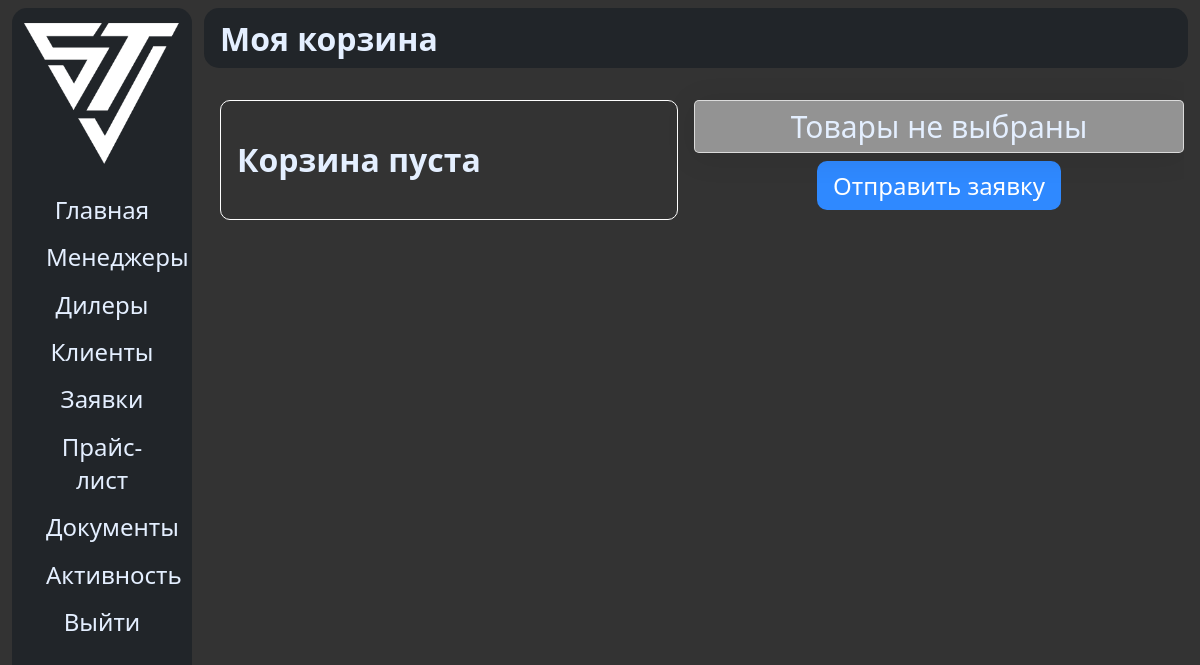
The app's page /my_trash (signed in), older data.
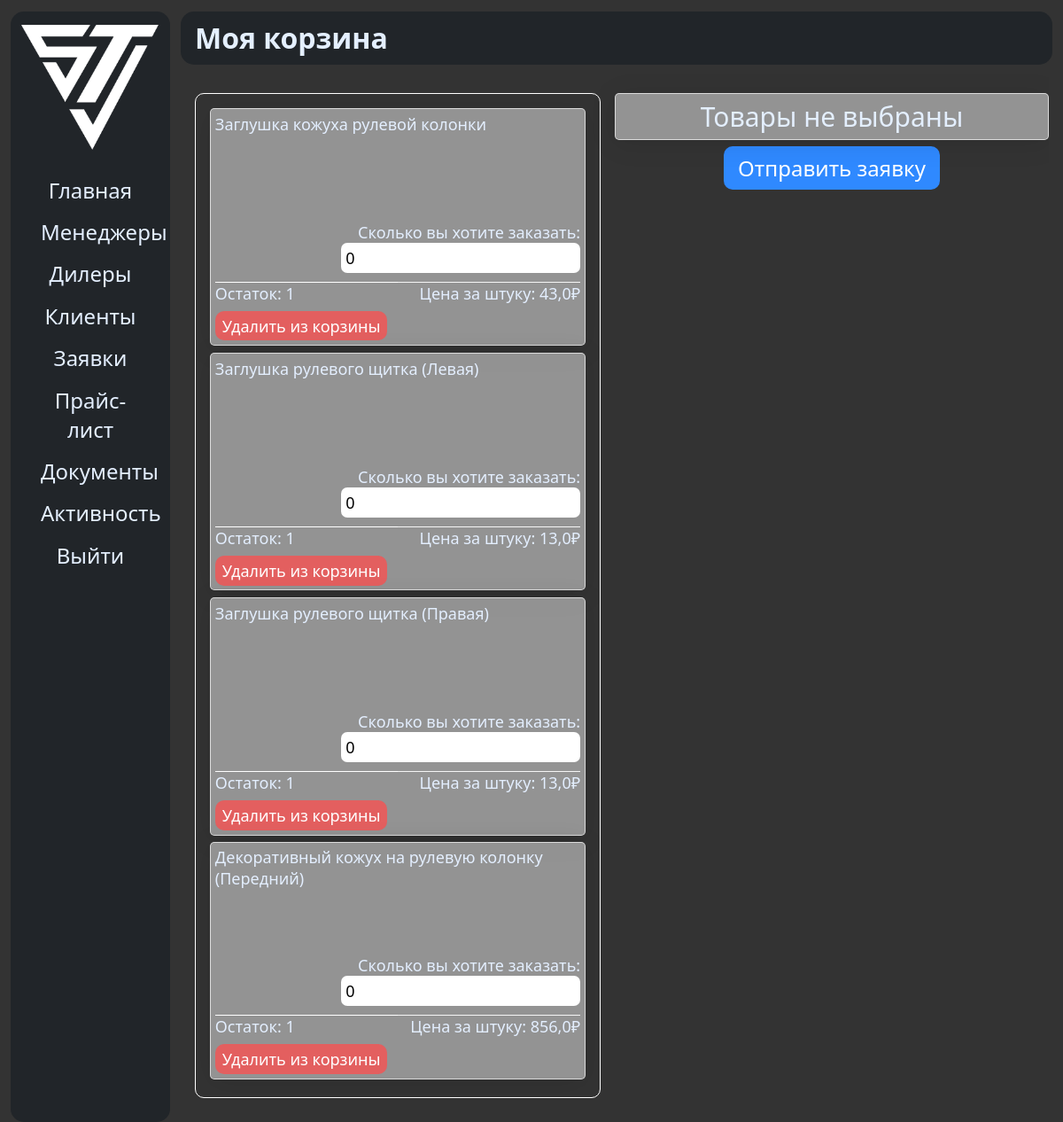
The same page, newer data.
### sinotruk/models.py (models this page shows, shortened)
class ProductOnTrash(models.Model):
	user = models.ForeignKey(CustomUser, on_delete=models.CASCADE, related_name='user_trash')
	product = models.ForeignKey(Product, on_delete=models.CASCADE, related_name='product_trash')

class Product(models.Model):
	serial_number = models.CharField(max_length=100, verbose_name='Номенклатурв')
	name = models.CharField(max_length=255, verbose_name='Ценовая группа/ Номенклатура/ Характеристика номенклатуры')
	count = models.IntegerField(verbose_name='Остаток')
	mark = models.CharField(verbose_name='Марка', max_length=255, null=True)
	price = models.FloatField(verbose_name='Цена')
	class Meta:
		verbose_name = 'Товар'
		verbose_name_plural = 'Товары'

### sinotruk/views.py (the view)
# urls.py: path('my_trash', trash),
def trash(request):
	if request.user.is_authenticated:
		products = ProductOnTrash.objects.filter(user=request.user)
		return render(request, 'main/trash.html', {
			'products': products,
			'pcount': products.count()
		})
	else:
		return HttpResponseRedirect('/login')

### templates/main/trash.html (shortened to what this page needs)
{% extends 'main/base.html' %}
{% load static %}
{% block navbar %}
    <h1>Моя корзина</h1>
{% endblock %}
{% block content %}
    <div class="trash-main-content">
        <div class="trash-objects">
            {% if pcount == 0 %}
                <h1>Корзина пуста</h1>
            {% endif %}
            {% for product in products %}
                <div id="product-{{ product.product.id }}" class="trash-prod">
                    <div class="product-trash-info">
                        {{ product.product.name }}
                    </div><br>
                    <div class="input-count-prod">
                        <label for="p{{ product.product.id }}">Сколько вы хотите заказать: </label>
                        <input class="prod-select-count" data-bs-price="{{ product.product.price }}" oninput="update_total_price()" id="p{{ product.product.id }}" type="number" value="0">
                    </div>
                    <div class="product-data-block">
                        <div class="count">
                            Остаток: {{ product.product.count }}
                        </div>
                        <div class="price">
                            Цена за штуку: {{ product.product.price }}₽
                        </div>
                    </div>
                    <button class="trash-rm-button" onclick="remove_from_trash({{ product.product.id }})">
                        Удалить из корзины
                    </button>
                </div>
            {% endfor %}
        </div>
        <div class="right-block">
            <div id="total-sum">
                Товары не выбраны
            </div>
            <button id="buy-button" type="button" onclick="send_order()">
                Отправить заявку
            </button>
        </div>
    </div>
{% endblock %}

Row changes from the older to the newer data that the page shows:
added ProductOnTrash: product.name "Заглушка кожуха рулевой колонки", product.count "1", product.price "43,0"
added ProductOnTrash: product.name "Заглушка рулевого щитка (Левая)", product.count "1", product.price "13,0"
added ProductOnTrash: product.name "Заглушка рулевого щитка (Правая)", product.count "1", product.price "13,0"
added ProductOnTrash: product.name "Декоративный кожух на рулевую колонку (Передний)", product.count "1", product.price "856,0"
Text that changed along with them:
text no longer shown: "Корзина пуста"
